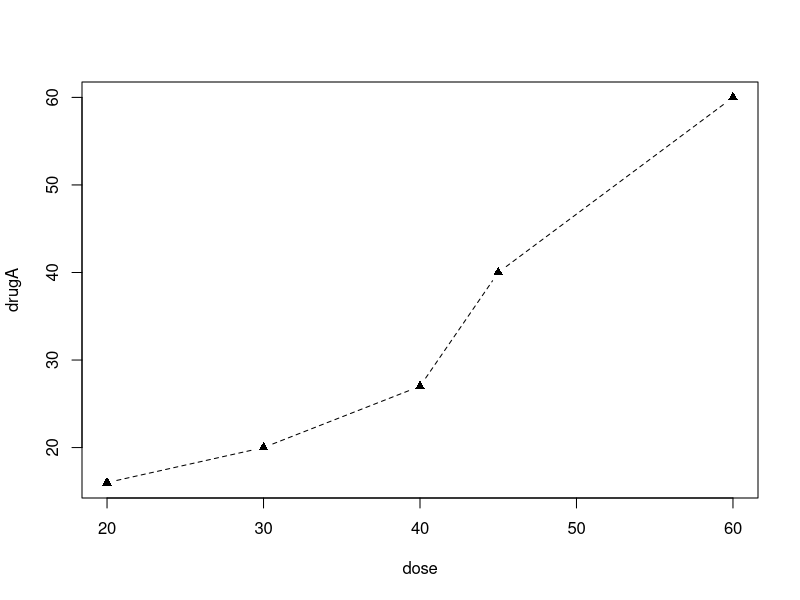

The R source for this figure:
dose <- c(20, 30, 40, 45, 60)
drugA <- c(16, 20, 27, 40, 60) # nolint: object_name_linter.
drugB <- c(15, 18, 25, 31, 40) # nolint: object_name_linter.
par(lty = 2, pch = 17)
plot(dose, drugA, type = "b")
